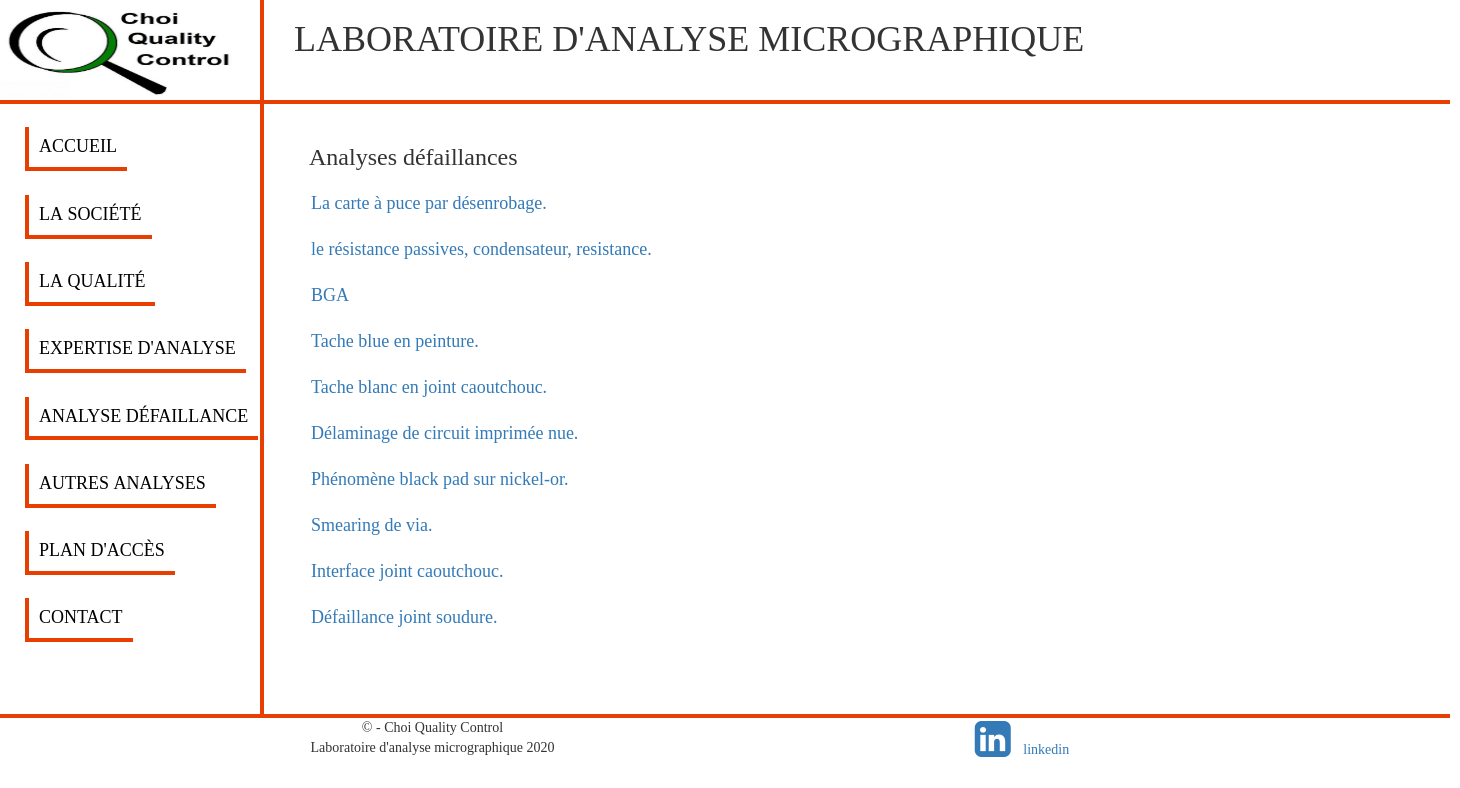
Screenshot of /analysedefaillance.php with the database file from the repository.
### tables this page shows
CREATE TABLE IF NOT EXISTS `service` (
  `service_id` int(11) NOT NULL AUTO_INCREMENT,
  `service_nom` varchar(200) NOT NULL,
  `service_name` varchar(200) DEFAULT NULL,
  `service_prix` varchar(50) NOT NULL DEFAULT '0',
  `service_typeid` int(11) NOT NULL,
  `service_duree` time DEFAULT NULL,
  `service_date` datetime DEFAULT NULL,
  `service_active` tinyint(1) NOT NULL DEFAULT '0',
  PRIMARY KEY (`service_id`)
);

### process/t-cat-prestdetail1.php (called while the page is built)
<?php
    require('config.php');
    $categ = $db->prepare('SELECT * FROM service WHERE service_active=1 AND service_typeid=2 ORDER BY service_id');
    $categ->execute();
?>

### include/corps/centralprestation1.php (the view, shortened to what this page needs)
<?php
    require 'process/t-cat-prestdetail1.php';
?>
<!Doctype html>
<html lang="fr">
<body>
   <header>
            <div class="container">
                  <div class="row">
                    <div class="col-lg-12">
                    </div>
                  </div>
             </div>
   </header>
    <div class="container">
      <div class="row">
        <div class="col-lg-10">
           <div class="col-lg-10">
               <h3>Analyses défaillances</h3>
           </div>
        </div>
      </div>
    </div>
    <?php
    $donnees = $categ->fetchAll();
    foreach ($donnees as $donnee):
        $extrait = substr($donnee['service_nom'], 0,100);
     ?>
              <div class="container">
                  <div class="row">
                     <div class="col-lg-9 col-md-6 mb-4">
                        <div>
                            <div  class="">
                                <a class="btn btn-link btn-lg active" href="detailprestation.php?id=<?php echo $donnee['service_id'] ?>" ><?php echo $extrait; ?></a>
                            </div>
                        </div>
                        </div>
                  </div>
              </div>
            <?php endforeach;  ?>
</body>
</html>

### assets/css/style.css (style rules this page uses)
body { font-family: century; font-size: 14px; }

### analysedefaillance.php (style rules this page uses)
body { font-family: century; width: 795px; font-size: 14px; }

### include/corps/menu.php (style rules this page uses)
body { font-family: century; width: 795px; font-size: 14px; }

### rows the page displays
service: service_nom "La carte à puce par désenrobage."
service: service_nom "le résistance passives, condensateur, resistance."
service: service_nom "BGA"
service: service_nom "Tache blue en peinture."
service: service_nom "Tache blanc en joint caoutchouc."
service: service_nom "Délaminage de circuit imprimée nue."
service: service_nom "Phénomène black pad sur nickel-or."
service: service_nom "Smearing de via."
service: service_nom "Interface joint caoutchouc."
service: service_nom "Défaillance joint soudure."

### other values shown
$date->format('Y') "2020"
